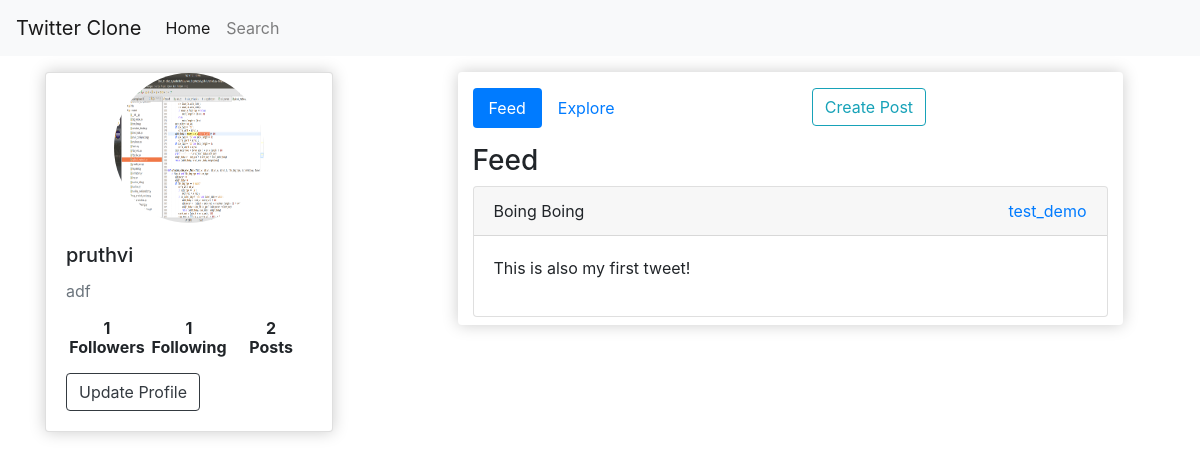
Before: / (signed in) with the older database file.
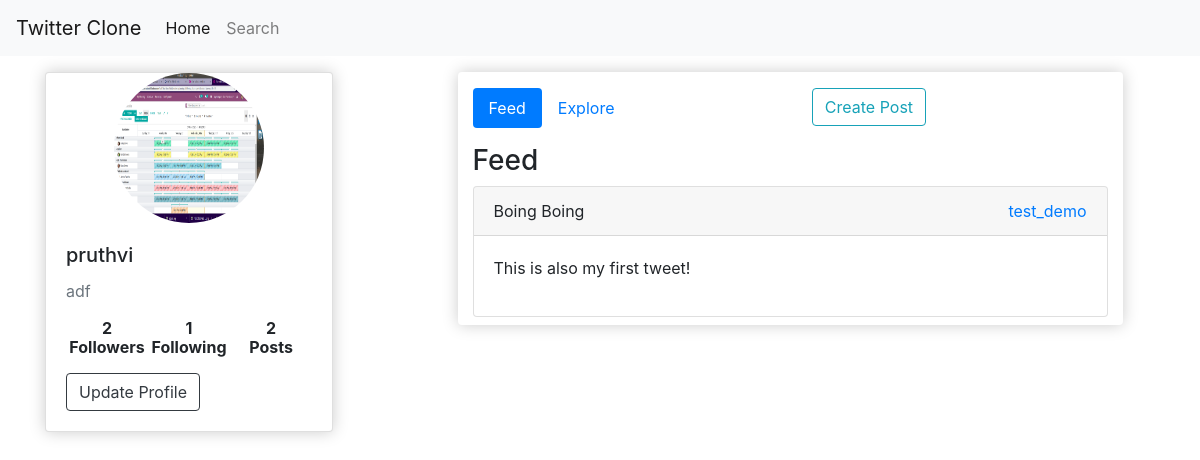
After: the same page with the newer database file.
### twitterapp/models.py (models this page shows, shortened)
class Profile(models.Model):
    id = models.UUIDField(primary_key=True,default=uuid.uuid4,editable=False)
    user = models.OneToOneField(User,on_delete=models.CASCADE,null=True)
    bio = models.TextField(max_length=500, blank=True)
    location = models.CharField(max_length=30, blank=True)
    birth_date = models.DateField(null=True, blank=True)
    profile_image = models.ImageField(upload_to='images/',null=True,blank=True)
    followers = models.ManyToManyField(Following,related_name='profiles')
    mode = models.CharField(max_length=50,choices=[('public','Public'),('private','Private')],default='public')
    @property
    def get_followers(self):
        return [line.follower for line in self.followers.all().filter(target=self.user)]
    @property
    def follower_count(self):
        return Following.objects.filter(target=self.user).count()
    @property
    def following_count(self):
        return Following.objects.filter(follower=self.user).count()
    @property
    def post_count(self):
        return self.post_set.all().count()

class Post(models.Model):
    author = models.ForeignKey(Profile,on_delete=models.CASCADE,null=True)
    title = models.CharField(max_length=250,null=True)
    content = RichTextField()
    date_created = models.DateTimeField(auto_now_add=True)

### twitterapp/views.py (the view)
# urls.py: path('',views.IndexView,name='index'),
@login_required(login_url='login')
def IndexView(request):
    profile = request.user.profile
    profiles = Profile.objects.select_related('user').exclude(id=profile.id)
    feed_posts = Post.objects.select_related('author').filter(
        author__followers__follower=request.user) \
        .order_by('-date_created')
    return render(request,'index.html',
        {'profile':profile,
        'explore_profiles':profiles,
        'feed_posts':feed_posts})

### twitterapp/templates/index.html (shortened to what this page needs)
{% extends 'main.html' %}
{% block content %}
{% load static %}
<div class="row mt-3">
  <div class="col-md-4">
    <div class="card box-element" style="width: 18rem;">
      {% if profile.profile_image%}
      <img src="{{profile.profile_image.url}}" class="avatar" alt="...">
      {% else %}
      <img src="http://www.gravatar.com/avatar/?d=identicon" class="avatar" alt="...">
      {% endif %}
      <div class="card-body">
        <h5 class="card-title">{{request.user.username}}</h5>
        <p class="card-text text-muted">
          {% if profile %}
          {{profile.bio|safe}}
        </p>
        {% endif %}
        <div style="display: flex;">
          <div id="followers" data-profile="{{profile.id}}" style="flex:3">
            <h6 class="text-center"><b>{{profile.follower_count}}<p>Followers</p></b></h6>
          </div>
          <div id="followings" data-profile="{{profile.id}}" style="flex:3">
            <h6 class="text-center"><b>{{profile.following_count}}<p>Following</p></b></h6>
          </div>
          <div id="posts" data-profile="{{profile.id}}" style="flex:3">
            <h6 class="text-center"><b>{{profile.post_count}}<p>Posts</p></b></h6>
          </div>
        </div>
        <div>
          <a href="{% url 'update-profile' %}" class="btn btn-outline-dark">Update Profile</a>
        </div>
      </div>
    </div>
  </div>
  <div id="feed-content" class="col-md-7 mx-auto box-element" style="height:max-content;">
    <ul class="nav nav-pills mt-3 mb-3" id="pills-tab" role="tablist">
      <li class="nav-item" role="presentation">
        <a class="nav-link active" id="pills-feed-tab" data-toggle="pill" href="#pills-feed" role="tab"
          aria-controls="pills-feed" aria-selected="true">Feed</a>
      </li>
      <li class="nav-item" role="presentation">
        <a class="nav-link" id="pills-explore-tab" data-toggle="pill" href="#pills-explore" role="tab"
          aria-controls="pills-explore" aria-selected="false">Explore</a>
      </li>
      <li class="nav-item" style="margin: 0 auto;" role="presentation">
        <a href="{% url 'create-post' %}" class="btn btn-outline-info">Create Post</a>
      </li>
    </ul>
    <div class="tab-content" id="pills-tabContent">
      <div class="tab-pane fade show active" id="pills-feed" role="tabpanel" aria-labelledby="pills-feed-tab">
        <h3>Feed</h3>
        {% include 'post_list.html' with posts=feed_posts %}
      </div>
    </div>
  </div>
</div>
{% endblock%}

### twitterapp/templates/main.html (shortened to what this page needs)
{% load static %}
<!DOCTYPE html>
<html lang="en">
<head>
  <link rel="stylesheet" href="{% static 'css/lib/bootstrap.min.css' %}">
  <link rel="stylesheet" href="{% static 'css/main-twitter.css'%}">
</head>
<body>
  <nav class="navbar navbar-expand-lg navbar-light bg-light">
    <a class="navbar-brand" href="#">Twitter Clone</a>
    <div class="collapse navbar-collapse" id="navbarNavAltMarkup">
      <div class="navbar-nav">
        <a class="nav-item nav-link active" href="{% url 'index' %}">Home <span class="sr-only">(current)</span></a>
        <a class="nav-item nav-link" href="{% url 'search' %}">Search</a>
      </div>
    </div>
  </nav>
  <div class="container">
    {% block content %}
    {% endblock %}
  </div>
</body>
</html>

### twitterapp/templates/post_list.html
{% for post in posts %}
<div class="card mb-2">
    <div class="card-header">
        {{post.title}}
        <a style="float: right;" href="{% url 'visit-profile' post.author.id %}">{{post.author.user.username}}</a>
    </div>
    <div class="card-body" onclick="location.href='{% url 'post-detail' post.id %}'">
        {{post.content|safe}}
    </div>
</div>
{% endfor %}

### static/css/main-twitter.css (style rules this page uses)
.avatar { width: 150px; height: 150px; background-size: cover; background-position: top center; border-radius: 50%; display: block; margin-left: auto; margin-right: auto; }
.box-element { box-shadow:hsl(0, 0%, 80%) 0 0 16px; background-color: #fff; border-radius: 4px; }

Changed rows visible on the page:
changed Profile "adf": profile_image: a different picture; follower_count "1" → "2"
